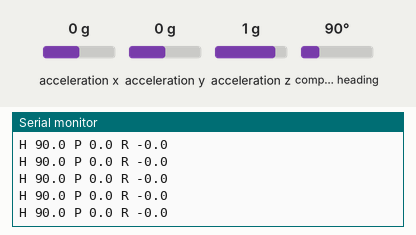
Bench run of a sketch on a simulated ESP32. Shown: the last lines printed to the serial monitor. The test bench sets the inputs (shaded band); at power-on: acceleration x 0 g, acceleration y 0 g, acceleration z 1 g, compass heading 90°.

Above: at 1.2 s.
1.3 s: acceleration x set to -1.4 g
At 1.57 s:
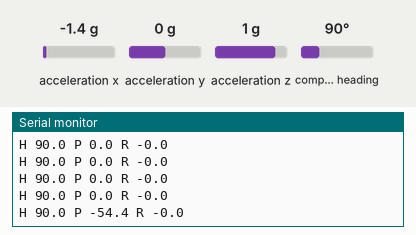
2.8 s: acceleration y set to -1.4 g
At 2.98 s:
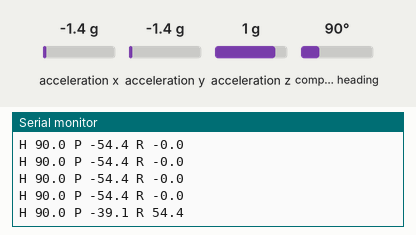
4.3 s: acceleration z set to -1.4 g
At 4.39 s:
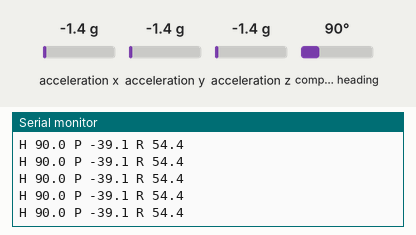
5.8 s: compass heading set to 7°
At 5.8 s:
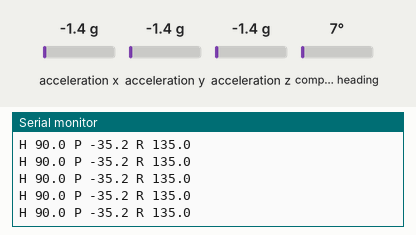
Timing chart, 0 to 8.3 s (numbered marks = the images above; inputs shaded):
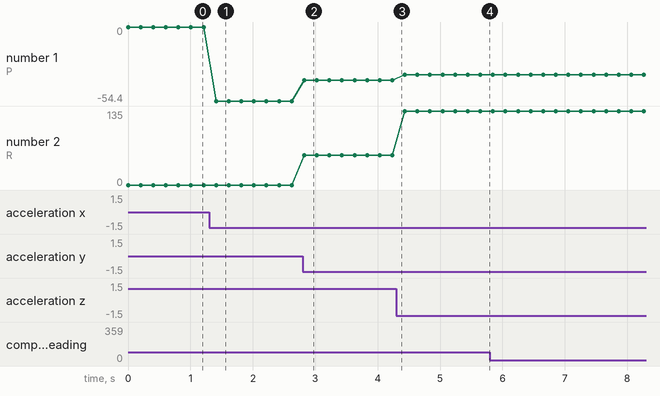

Measured:
- after the input at 1.3 s, the serial monitor: prints a new line after 0.11 s (image 1)
- after the input at 2.8 s, the serial monitor: prints a new line at once (image 2)
- plotted number 1: 0 → -54.4 after the input at 1.3 s, -54.4 → -39.1 after the input at 2.8 s, -39.1 → -35.2 after the input at 4.3 s
- plotted number 2: 0 → 54.4 after the input at 2.8 s, 54.4 → 135 after the input at 4.3 s

The sketch:

bno055_test.ino
```cpp
#include <Wire.h>
#include <Adafruit_Sensor.h>
#include <Adafruit_BNO055.h>

Adafruit_BNO055 bno(55, 0x28);

void setup() {
  Serial.begin(115200);
  Wire.begin(21, 22);
  Serial.println(bno.begin() ? "BNO055 OK" : "BNO055 NOT FOUND");
}

void loop() {
  imu::Vector<3> e = bno.getVector(Adafruit_BNO055::VECTOR_EULER);
  Serial.printf("H %.1f P %.1f R %.1f\n", e.x(), e.y(), e.z());
  delay(200);
}
```
